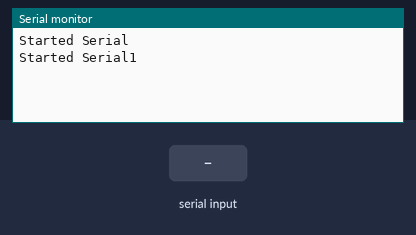
The sketch below on a simulated Arduino Mega 2560, built with avr-gcc and run on an emulated ATmega2560. Shown: the last lines printed to the serial monitor. Inputs (shaded band) come from the test bench.

Above: at 1.2 s.
1.3 s: "1" received over the second serial link
At 2.4 s:
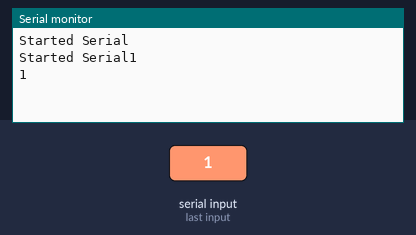
2.8 s: "0" received over the second serial link
At 3.6 s:
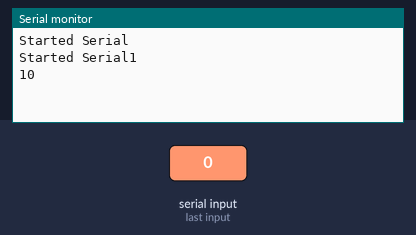

Measured:
- after the input at 1.3 s, the serial monitor: prints a new line at once (image 1)
- after the input at 2.8 s, the serial monitor: prints a new line at once (image 2)

The sketch:

esp8266.ino
```cpp
// ---------------------------------------------------------------------------
// Test AT commands on the ESP8266
// ---------------------------------------------------------------------------

#include <Arduino.h>


void setup()
{
  Serial.begin(9600);
  while (!Serial);
  Serial.println("Started Serial");


  Serial1.begin(115200);
  while (!Serial1);
  Serial.println("Started Serial1");
}

void loop()
{
  if (Serial.available()) {
    Serial1.write(Serial.read());
  }
  if (Serial1.available()) {
    Serial.write(Serial1.read());
  }
}
```
